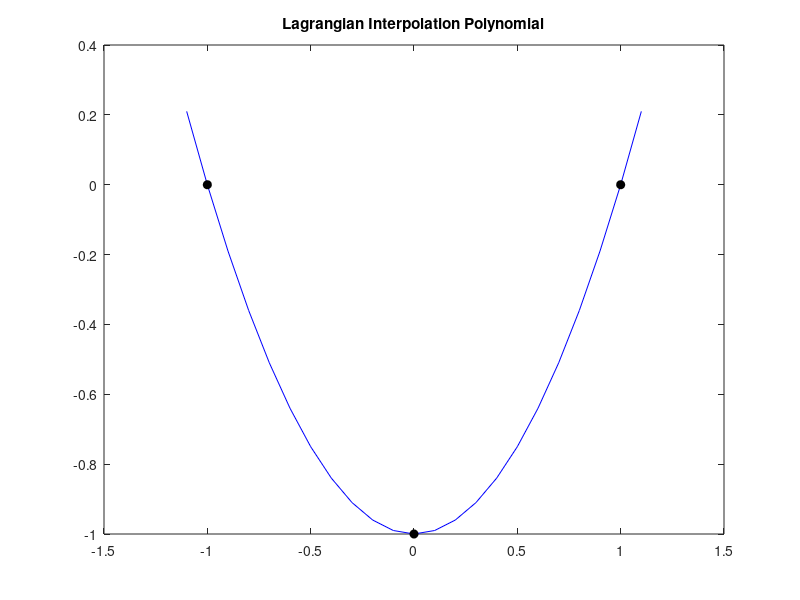
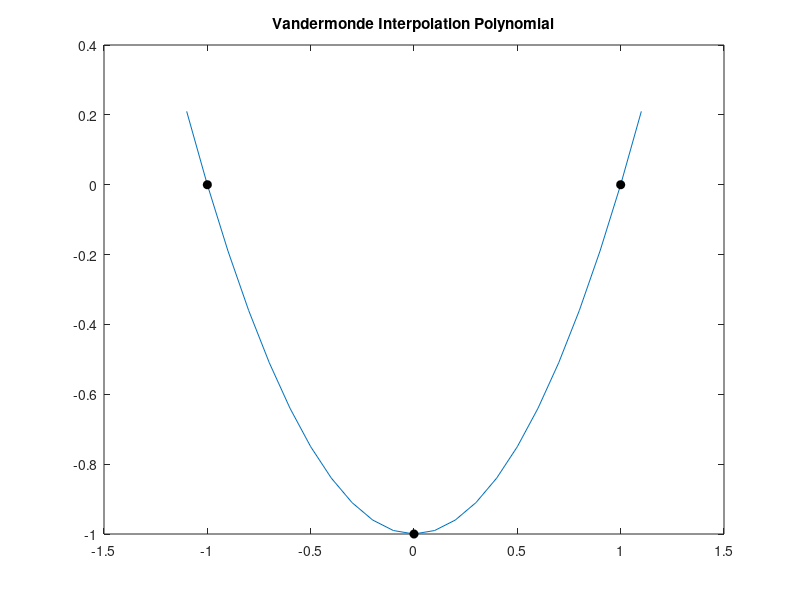
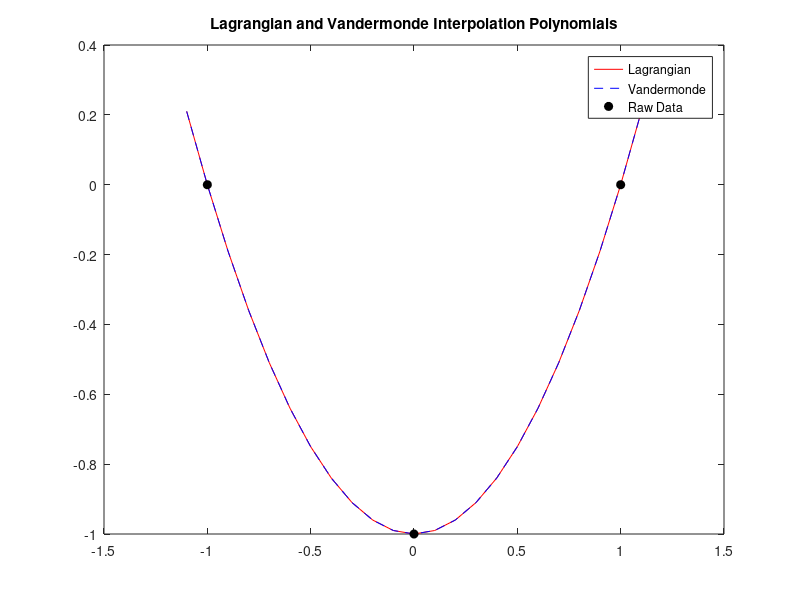

MATLAB code to generate these figures, in order:
clear
%% Problem 3
%% Analysis on lowest degree polynomial construction
% Lagrange: 2
% Vandermond: 2
%% Initial Conditions/Data
x = [1,0,-1];
y = [0,-1,0];
xx = min(x)-.1:0.1:max(x)+.1; % used to make smooth curve
%% Lagrange interpolation method
% initialize coeff and final polynomial
a_i = 0;
pL = 0;
% solve for coeff
for i=1:length(x)
    L = 1;
    for j=1:length(x)
        if j~=i
            L = conv(L,poly(x(j))/(x(i)-x(j)));
        end
    end
    term = L*y(i);
    a_i = a_i + term;
end
% construct final polynomial
for m = 1:length(x)
    pL = a_i(length(x)-m+1)*xx.^(m-1) + pL;
end
% plot polynomial
figure(1)
plot(xx,pL,'b', x, y, "ko", 'MarkerFaceColor', 'k')
title('Lagrangian Interpolation Polynomial')
%% Vandermonde interpolation method
% solve Vandermonde Coeff
xx = min(x)-.1:0.1:max(x)+.1;
V = fliplr(vander(x));
bV = linsolve(V,y');
% Construct Polynomial
k = 0;
pV = 0;
while k < length(x)
    pV = pV + bV(k+1)*xx.^(k);
    k = k+1;
end
% Plot
figure(2)
plot(xx, pV, x, y, "ko", 'MarkerFaceColor', 'k')
title('Vandermonde Interpolation Polynomial')
%% Both on same plot
figure(3)
plot(xx, pL, "r", xx, pV, "b--", x, y, "ko", 'MarkerFaceColor', 'k');
title('Lagrangian and Vandermonde Interpolation Polynomials')
legend('Lagrangian','Vandermonde',"Raw Data")